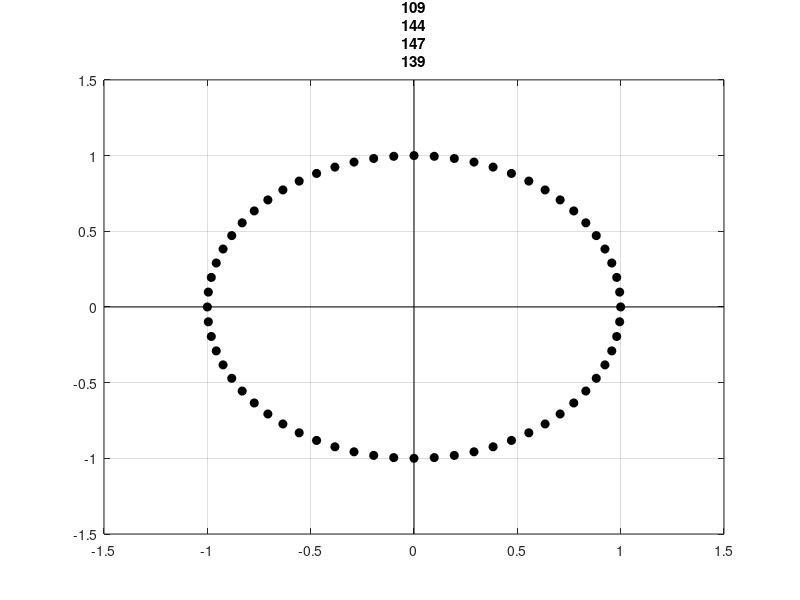

The MATLAB source for this figure:

M=64;
psk_symbols = pskmod(0:M-1, M);
Cost(:,1) = real(psk_symbols); 
Cost(:,2) = imag(psk_symbols);
disp(Cost)

plot(Cost(:,1),Cost(:,2),'ko','MarkerSize',6,'MarkerFaceColor','k')
hold on
plot([-1.5 1.5],[0 0],'k-','MarkerSize',6,'MarkerFaceColor','k')
plot([0 0],[-1.5 1.5],'k-','MarkerSize',6,'MarkerFaceColor','k')
title(M+"-PSK")
grid on